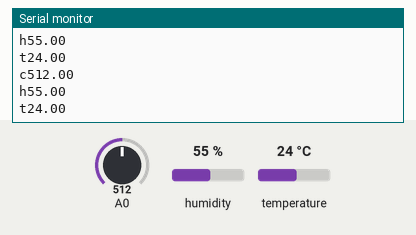
Simulated run of this sketch. Board: Arduino Uno, built with avr-gcc and run on an emulated ATmega328P. Shown: the last lines printed to the serial monitor. Inputs (shaded band) come from the test bench; at power-on: humidity 55 %, A0 = 512, temperature 24 °C.

Above: at 3.8 s.
3.9 s: humidity set to 22 %
At 5.0 s:
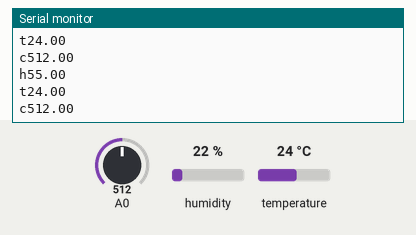
7.8 s: A0 set to 716
At 9.4 s:
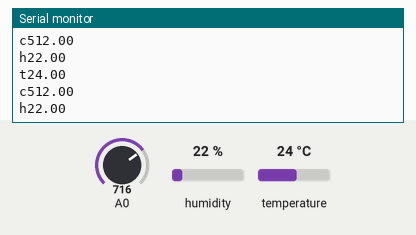
11.7 s: temperature set to 12 °C
At 13.8 s:
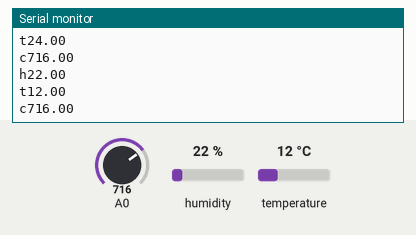
15.6 s: A0 set to 900
At 19.4 s:
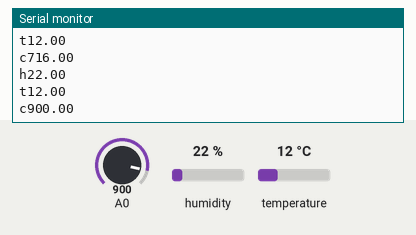
19.5 s: humidity set to 40 %
At 22.5 s:
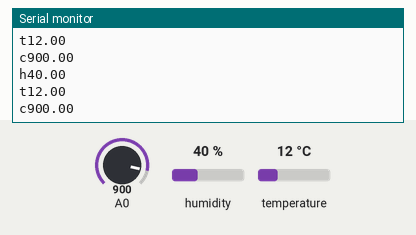
Timing chart, 0 to 24.0 s (numbered marks = the images above; inputs shaded):
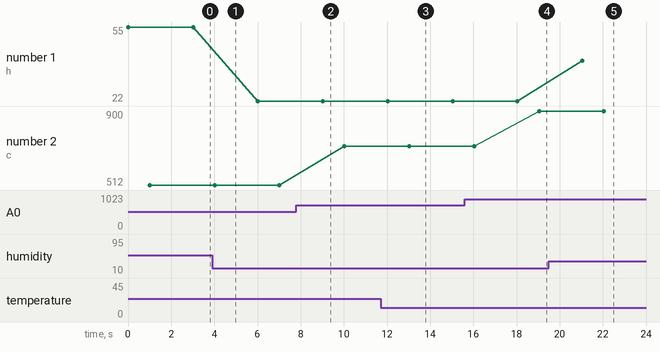

Measured:
- after the input at 11.7 s, the serial monitor: prints a new line after 0.83 s (image 3)
- after the input at 15.6 s, the serial monitor: prints a new line after 3.4 s (image 4)
- after the input at 19.5 s, the serial monitor: prints a new line after 1.6 s (image 5)
- plotted number 1: 55 → 22 after the input at 3.9 s, 22 → 40 after the input at 19.5 s
- plotted number 2: 512 → 716 after the input at 7.8 s, 716 → 900 after the input at 15.6 s

The sketch:

ArduinoIOT.ino
```cpp
//Libraries
#include <Adafruit_Sensor.h>
#include <DHT.h>;

//Constants
#define DHTPIN 7 // What pin we are connected to for temp/humidity sensor
#define DHTTYPE DHT22 // DHT 22 (AM2302)
DHT dht(DHTPIN, DHTTYPE); // Initialize DHT sensor for normal 16mhz Arduino

//Variables for temp/humidity and light data
float hum; //Stores humidity value
float temp; //Stores temperature value
float light; //the analog reading from the analog resistor divider (photoresister)

void setup() {
  // put your setup code here, to run once:
  // Set pins as input and output
  pinMode(7, INPUT);
  pinMode(A0, INPUT);

  Serial.begin(9600);
  dht.begin();

}

void loop() {
  //put your main code here, to run repeatedly:

  // Read data and store it to variables hum, temp and light
  hum = dht.readHumidity();
  temp = dht.readTemperature();
  light = analogRead(A0);

  // Convert variable data to string
  String humS = "h" + String(hum);
  String tempS = "t" + String(temp);
  String lightS = "c" + String(light);
  Serial.println(humS);
  delay(500);
  Serial.println(tempS);
  delay(500);
  Serial.println(lightS);
  delay(2000);

}
```
